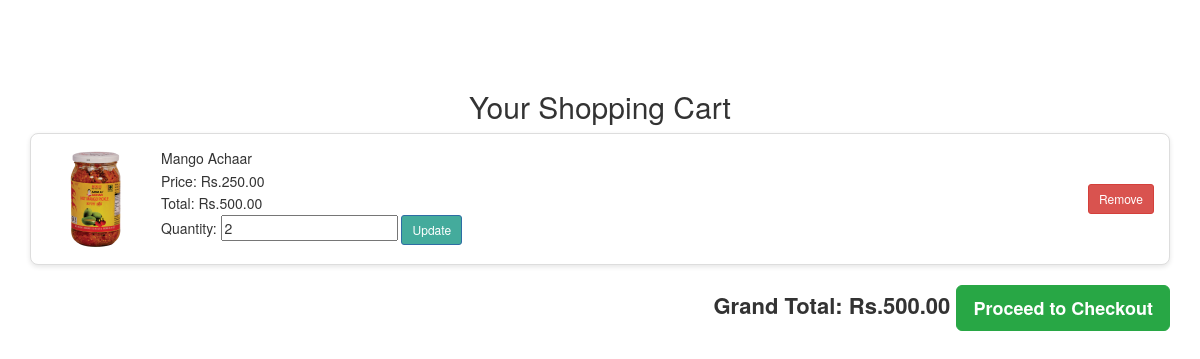
/cart.php (signed in), run on the app's committed database.
### tables this page shows
CREATE TABLE
  `cart` (
    `id` INT (11) NOT NULL AUTO_INCREMENT,
    `p_id` INT (11) NOT NULL,
    `ip_add` VARCHAR(250) NOT NULL,
    `user_id` INT (11) DEFAULT NULL,
    `qty` INT (11) NOT NULL,
    PRIMARY KEY (`id`),
    KEY `fk_cart_product` (`p_id`),
    KEY `fk_cart_user` (`user_id`),
    CONSTRAINT `fk_cart_product` FOREIGN KEY (`p_id`) REFERENCES `products` (`product_id`) ON DELETE CASCADE ON UPDATE CASCADE,
    CONSTRAINT `fk_cart_user` FOREIGN KEY (`user_id`) REFERENCES `user_info` (`user_id`) ON DELETE CASCADE ON UPDATE CASCADE
  );

CREATE TABLE
  `products` (
    `product_id` INT (11) NOT NULL AUTO_INCREMENT,
    `product_cat` INT (11) NOT NULL,
    `product_title` VARCHAR(255) NOT NULL,
    `product_price` DECIMAL(10, 2) NOT NULL,
    `product_qty` INT (11) NOT NULL,
    `product_desc` TEXT NOT NULL,
    `product_image` VARCHAR(255) NOT NULL,
    `product_keywords` TEXT NOT NULL,
    PRIMARY KEY (`product_id`),
    KEY `fk_product_cat` (`product_cat`),
    CONSTRAINT `fk_product_cat` FOREIGN KEY (`product_cat`) REFERENCES `categories` (`cat_id`) ON DELETE CASCADE ON UPDATE CASCADE
  );

### cart.php (the view, shortened to what this page needs)
<?php
$con = new mysqli(HOST, USER, PASSWORD, DATABASE_NAME);
$uid = $_SESSION["uid"];
?>
<!DOCTYPE html>
<html>
<head>
    <link rel="stylesheet" href="css/bootstrap.min.css" />
    <link rel="stylesheet" href="style.css" />
</head>
<body>
    <div class="container cart-container">
        <h2 class="text-center mb-4">Your Shopping Cart</h2>
        <?php
        $stmt = $con->prepare("SELECT c.id, c.qty, p.product_id, p.product_title, p.product_price, p.product_image
                               FROM cart c
                               JOIN products p ON c.p_id = p.product_id
                               WHERE c.user_id=?");
        $stmt->bind_param("i", $uid);
        $stmt->execute();
        $result = $stmt->get_result();
        $grand_total = 0;
        if ($result->num_rows > 0) {
            while ($row = $result->fetch_assoc()) {
                $total_price = $row['product_price'] * $row['qty'];
                $grand_total += $total_price;
                ?>
                <div class="cart-card" data-price="<?= $row['product_price']; ?>" data-pid="<?= $row['product_id']; ?>">
                    <img src="product_images/<?= $row['product_image']; ?>" alt="<?= $row['product_title']; ?>">
                    <div class="cart-card-details">
                        <h5><?= $row['product_title']; ?></h5>
                        <p>Price: <?= CURRENCY . number_format($row['product_price'], 2); ?></p>
                        <p>Total: <span class="item-total"><?= CURRENCY . number_format($total_price, 2); ?></span></p>
                        <p>Quantity:
                            <input type="number" class="qty" value="<?= $row['qty']; ?>" min="1">
                            <button class="btn btn-primary btn-sm btn-update">Update</button>
                        </p>
                    </div>
                    <div class="cart-actions">
                        <button class="btn btn-danger btn-sm btn-remove">Remove</button>
                    </div>
                </div>
                <?php
            }
            echo '<div class="grand-total">Grand Total: <span id="grand_total">' . CURRENCY . number_format($grand_total, 2) . '</span>
                  <a href="checkout.php" class="btn btn-success btn-lg ml-3">Proceed to Checkout</a></div>';
        } else {
            echo '<div class="empty-cart">Your cart is empty! Start shopping now.</div>';
        }
        ?>
    </div>
</body>
</html>

### style.css (style rules this page uses)
.btn-success { background-color: #28a745; border-color: #28a745; font-weight: 600; transition: 0.3s; }

### cart.php (style rules this page uses)
.cart-container { margin-top: 70px; }
.cart-card { display: flex; align-items: center; border: 1px solid #ddd; border-radius: 8px; padding: 15px; margin-bottom: 15px; background: #fff; box-shadow: 0 2px 5px rgba(0, 0, 0, 0.1); }
.cart-card img { width: 100px; height: 100px; object-fit: cover; border-radius: 6px; margin-right: 15px; }
.cart-card-details { flex-grow: 1; }
.cart-card-details h5 { margin: 0 0 5px 0; }
.cart-card-details p { margin: 2px 0; }
.cart-actions { text-align: right; }
.grand-total { text-align: right; font-size: 22px; font-weight: bold; margin-top: 20px; }

### data on the page
cart: p.product_image (picture), p.product_title "Mango Achaar", p.product_price "250.00", total_price "500.00", qty "2"

### other printed values
CURRENCY "Rs."
$grand_total "500.00"
